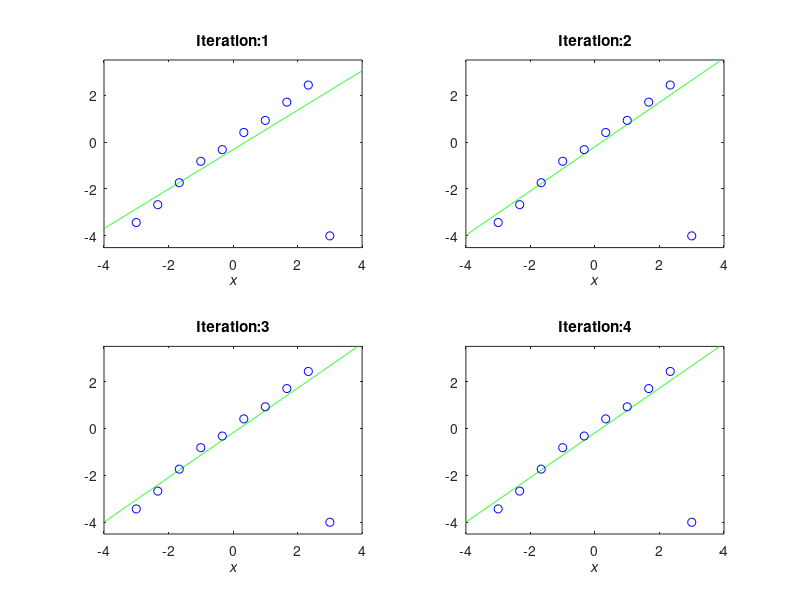
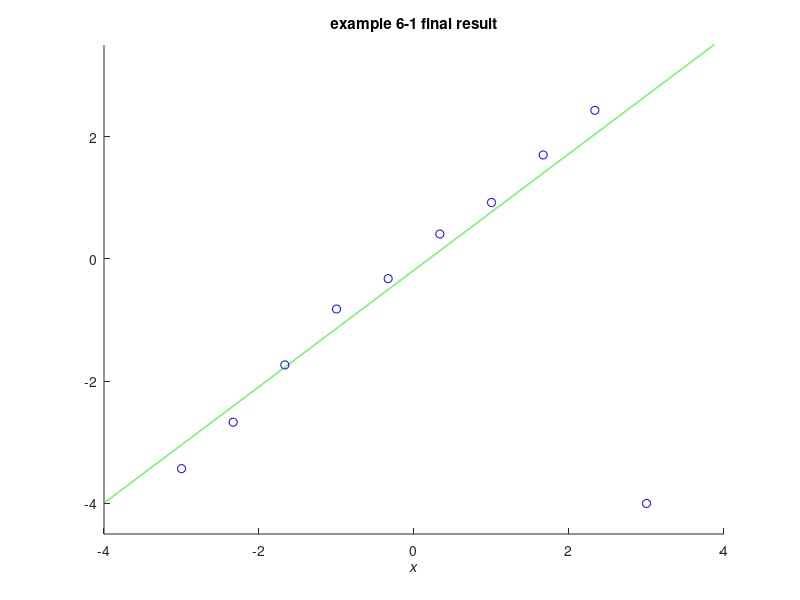
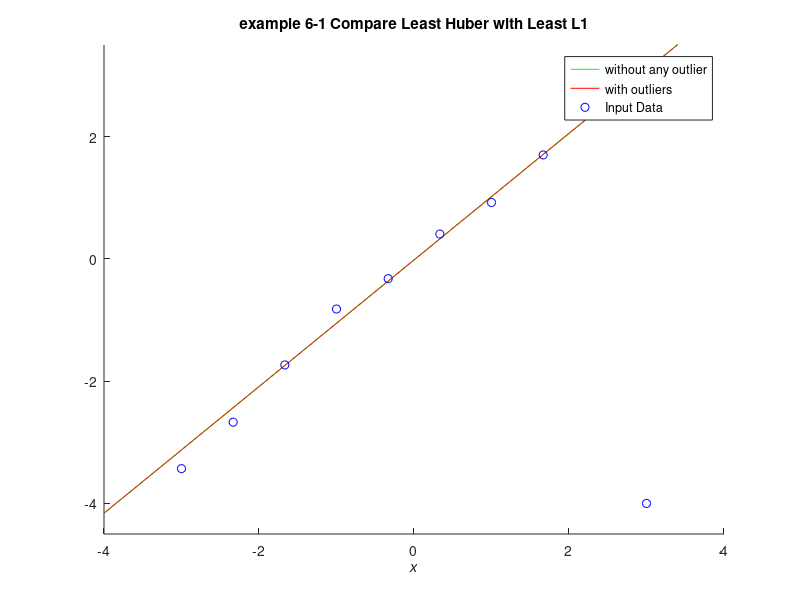

Source code (MATLAB) for these figures, in order:
%% Example 6.1 Least Huber Loss Regression & Least L1 Regression
%
% * *Result in book* : Figure 6.8(e = 1), Figure 6.3(e = 0.01)
% * *Code in book* : Figure 6.9
% * *Output* : |eg06_1_A.png, eg06_1_B.png, eg06_1_C.png|
% * *Usage* : |eg06_1(), eg06_1(10, 1000)|
%
%% Source Code
function eg06_1(n, N)
    % init
    rng(0, 'v5uniform'); rng(0, 'v5normal');
    % recommended, use it in future instead of
    % rand('state', 0); randn('state', 0);
    if nargin < 2
        n = 10; N = 1000;
    end

    % constant
    x = linspace(-3, 3, n)';
    X = linspace(-4, 4, N)';
    y = x + 0.2 * randn(n, 1);
    y(n) = -4;

    % plot preparation
    figure('Name', 'example 6-1 A'); clf; hold on;

    p(:, 1) = ones(n, 1);
    p(:, 2) = x;
    P(:, 1) = ones(N, 1);
    P(:, 2) = X;
    t0 = p \ y;

    e = 1;

    id = 1;
    for o = 1 : 1000
        r = abs(p * t0 - y);
        % Least Huber Loss
        w = ones(n, 1);
        w(r > e) = e ./ r(r > e);
        t = (p' * (repmat(w, 1, 2) .* p)) \ (p' * (w .* y));
        if norm(t - t0) < 0.001, break, end
        if (o <= 3)
            plotFigure(2, 2, id, num2str(o), X, P * t, x, y);
            id = id + 1;
        end
        t0 = t;
    end

    % plot final iteration result
    plotFigure(2, 2, id, num2str(o), X, P * t, x, y);
    saveas(gcf, 'eg06_1_A', 'png');

    % plot result
    figure('Name', 'example 6-1 B'); clf; hold on;
    axis([-4 4 -4.5 3.5]); xlabel('\itx');
    plot(X, P * t, 'g-', x, y, 'bo');
    title('example 6-1 final result');

    % save figure
    saveas(gcf, 'eg06_1_B', 'png');

    % with outlier
    e = 0.01;
    y(n) = x(n) + 0.2 * randn;
    for o = 1 : 1000
        r = abs(p * t0 - y);
        w = ones(n, 1);
        w(r > e) = e ./ r(r > e);
        t1 = (p' * (repmat(w, 1, 2) .* p)) \ (p' * (w .* y));
        if norm(t1 - t0) < 0.001, break, end
        t0 = t1;
    end
    y(n) = -4;
    for o = 1 : 1000
        r = abs(p * t0 - y);
        w = ones(n, 1);
        w(r > e) = e ./ r(r > e);
        t2 = (p' * (repmat(w, 1, 2) .* p)) \ (p' * (w .* y));
        if norm(t2 - t0) < 0.001, break, end
        t0 = t2;
    end
    F1 = P * t1;
    F2 = P * t2;
    err = max(F1-F2)
    figure('Name', 'example 6-1 C'); clf; hold on;
    axis([-4 4 -4.5 3.5]); xlabel('\itx');
    plot(X, P * t1, 'g-', X, P * t2, 'r-', x, y, 'bo');
    legend('without any outlier', 'with outliers', 'Input Data');
    title('example 6-1 Compare Least Huber with Least L1');

    % save figure
    saveas(gcf, 'eg06_1_C', 'png');

    % sub-function, plot sub-figure
    function [] = plotFigure( M, N, id, titlesuffix, x1, y1, x2, y2 )
        subplot(M, N, id);
        plot(x1, y1, 'g-', x2, y2, 'bo');
        axis([-4 4 -4.5 3.5]); xlabel('\itx');
        title(strcat('Iteration: ', titlesuffix));
    end
end
